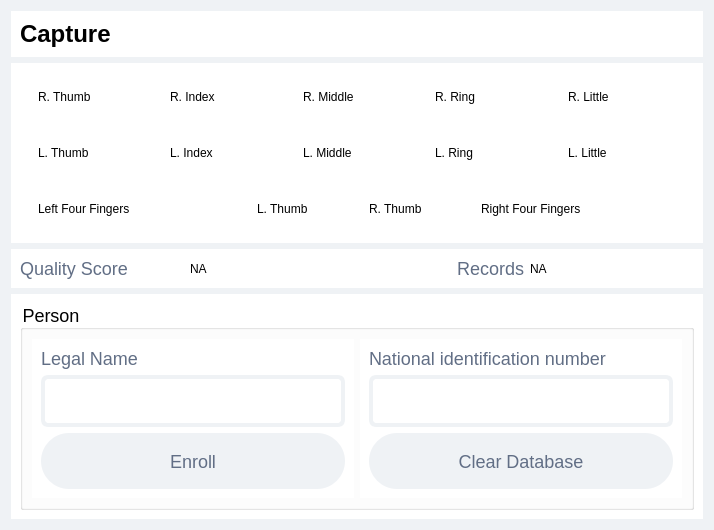
           <widget class="QWidget" name="widget_5" native="true">
            <property name="sizePolicy">
             <sizepolicy hsizetype="Preferred" vsizetype="Preferred">
              <horstretch>2</horstretch>
              <verstretch>0</verstretch>
             </sizepolicy>
            </property>
            <property name="styleSheet">
             <string notr="true">background-color: rgb(239, 242, 245);</string>
            </property>
            <layout class="QVBoxLayout" name="verticalLayout_15">
             <item>
              <widget class="QWidget" name="widget_23" native="true">
               <property name="sizePolicy">
                <sizepolicy hsizetype="Preferred" vsizetype="Fixed">
                 <horstretch>0</horstretch>
                 <verstretch>0</verstretch>
                </sizepolicy>
               </property>
               <property name="styleSheet">
                <string notr="true">background-color: rgb(255, 255, 255);</string>
               </property>
               <layout class="QHBoxLayout" name="horizontalLayout_12">
                <item>
                 <widget class="QLabel" name="label_9">
                  <property name="font">
                   <font>
                    <pointsize>-1</pointsize>
                    <bold>true</bold>
                   </font>
                  </property>
                  <property name="styleSheet">
                   <string notr="true">font-size : 24px;
/* Layout Properties */
top: 155px;
left: 1248px;
width: 92px;
height: 28px;
/* UI Properties */
letter-spacing: var(--unnamed-character-spacing-0);
color: var(--unnamed-color-000000);
text-align: left;
letter-spacing: 0px;
color: #000000;
opacity: 1;</string>
                  </property>
                  <property name="text">
                   <string>Capture</string>
                  </property>
                 </widget>
                </item>
               </layout>
              </widget>
             </item>
             <item>
              <widget class="QWidget" name="widget_24" native="true">
               <property name="styleSheet">
                <string notr="true">background-color: rgb(255, 255, 255);</string>
               </property>
               <layout class="QVBoxLayout" name="verticalLayout_19">
                <item>
                 <widget class="QWidget" name="widget_29" native="true">
                  <layout class="QHBoxLayout" name="horizontalLayout_15">
                   <item>
                    <widget class="QWidget" name="widget_32" native="true">
                     <layout class="QVBoxLayout" name="verticalLayout_29">
                      <item>
                       <widget class="QLabel" name="label_16">
                        <property name="text">
                         <string>R. Thumb</string>
                        </property>
                        <property name="alignment">
                         <set>Qt::AlignBottom|Qt::AlignLeading|Qt::AlignLeft</set>
                        </property>
                       </widget>
                      </item>
                     </layout>
                    </widget>
                   </item>
                   <item>
                    <widget class="QWidget" name="widget_36" native="true">
                     <layout class="QVBoxLayout" name="verticalLayout_30">
                      <item>
                       <widget class="QLabel" name="label_17">
                        <property name="text">
                         <string>R. Index</string>
                        </property>
                        <property name="alignment">
                         <set>Qt::AlignBottom|Qt::AlignLeading|Qt::AlignLeft</set>
                        </property>
                       </widget>
                      </item>
                     </layout>
                    </widget>
                   </item>
                   <item>
                    <widget class="QWidget" name="widget_35" native="true">
                     <layout class="QVBoxLayout" name="verticalLayout_31">
                      <item>
                       <widget class="QLabel" name="label_18">
                        <property name="text">
                         <string>R. Middle</string>
                        </property>
                        <property name="alignment">
                         <set>Qt::AlignBottom|Qt::AlignLeading|Qt::AlignLeft</set>
                        </property>
                       </widget>
                      </item>
                     </layout>
                    </widget>
                   </item>
                   <item>
                    <widget class="QWidget" name="widget_33" native="true">
                     <layout class="QVBoxLayout" name="verticalLayout_32">
                      <item>
                       <widget class="QLabel" name="label_19">
                        <property name="text">
                         <string>R. Ring</string>
                        </property>
                        <property name="alignment">
                         <set>Qt::AlignBottom|Qt::AlignLeading|Qt::AlignLeft</set>
                        </property>
                       </widget>
                      </item>
                     </layout>
                    </widget>
                   </item>
                   <item>
                    <widget class="QWidget" name="widget_34" native="true">
                     <layout class="QVBoxLayout" name="verticalLayout_33">
                      <item>
                       <widget class="QLabel" name="label_20">
                        <property name="text">
                         <string>R. Little</string>
                        </property>
                        <property name="alignment">
                         <set>Qt::AlignBottom|Qt::AlignLeading|Qt::AlignLeft</set>
                        </property>
                       </widget>
                      </item>
                     </layout>
                    </widget>
                   </item>
                  </layout>
                 </widget>
                </item>
                <item>
                 <widget class="QWidget" name="widget_30" native="true">
                  <layout class="QHBoxLayout" name="horizontalLayout_16">
                   <item>
                    <widget class="QWidget" name="widget_41" native="true">
                     <layout class="QVBoxLayout" name="verticalLayout_28">
                      <item>
                       <widget class="QLabel" name="label_21">
                        <property name="text">
                         <string>L. Thumb</string>
                        </property>
                        <property name="alignment">
                         <set>Qt::AlignBottom|Qt::AlignLeading|Qt::AlignLeft</set>
                        </property>
                       </widget>
                      </item>
                     </layout>
                    </widget>
                   </item>
                   <item>
                    <widget class="QWidget" name="widget_40" native="true">
                     <layout class="QVBoxLayout" name="verticalLayout_27">
                      <item>
                       <widget class="QLabel" name="label_22">
                        <property name="text">
                         <string>L. Index</string>
                        </property>
                        <property name="alignment">
                         <set>Qt::AlignBottom|Qt::AlignLeading|Qt::AlignLeft</set>
                        </property>
                       </widget>
                      </item>
                     </layout>
                    </widget>
                   </item>
                   <item>
                    <widget class="QWidget" name="widget_39" native="true">
                     <layout class="QVBoxLayout" name="verticalLayout_26">
                      <item>
                       <widget class="QLabel" name="label_23">
                        <property name="text">
                         <string>L. Middle</string>
                        </property>
                        <property name="alignment">
                         <set>Qt::AlignBottom|Qt::AlignLeading|Qt::AlignLeft</set>
                        </property>
                       </widget>
                      </item>
                     </layout>
                    </widget>
                   </item>
                   <item>
                    <widget class="QWidget" name="widget_37" native="true">
                     <layout class="QVBoxLayout" name="verticalLayout_25">
                      <item>
                       <widget class="QLabel" name="label_24">
                        <property name="text">
                         <string>L. Ring</string>
                        </property>
                        <property name="alignment">
                         <set>Qt::AlignBottom|Qt::AlignLeading|Qt::AlignLeft</set>
                        </property>
                       </widget>
                      </item>
                     </layout>
                    </widget>
                   </item>
                   <item>
                    <widget class="QWidget" name="widget_38" native="true">
                     <layout class="QVBoxLayout" name="verticalLayout_24">
                      <item>
                       <widget class="QLabel" name="label_25">
                        <property name="text">
                         <string>L. Little</string>
                        </property>
                        <property name="alignment">
                         <set>Qt::AlignBottom|Qt::AlignLeading|Qt::AlignLeft</set>
                        </property>
                       </widget>
                      </item>
                     </layout>
                    </widget>
                   </item>
                  </layout>
                 </widget>
                </item>
                <item>
                 <widget class="QWidget" name="widget_31" native="true">
                  <layout class="QHBoxLayout" name="horizontalLayout_17">
                   <item>
                    <widget class="QWidget" name="widget_45" native="true">
                     <property name="sizePolicy">
                      <sizepolicy hsizetype="Preferred" vsizetype="Preferred">
                       <horstretch>2</horstretch>
                       <verstretch>0</verstretch>
                      </sizepolicy>
                     </property>
                     <layout class="QVBoxLayout" name="verticalLayout_23">
                      <item>
                       <widget class="QLabel" name="label_26">
                        <property name="text">
                         <string>Left Four Fingers</string>
                        </property>
                        <property name="alignment">
                         <set>Qt::AlignBottom|Qt::AlignLeading|Qt::AlignLeft</set>
                        </property>
                       </widget>
                      </item>
                     </layout>
                    </widget>
                   </item>
                   <item>
                    <widget class="QWidget" name="widget_44" native="true">
                     <property name="sizePolicy">
                      <sizepolicy hsizetype="Preferred" vsizetype="Preferred">
                       <horstretch>1</horstretch>
                       <verstretch>0</verstretch>
                      </sizepolicy>
                     </property>
                     <layout class="QVBoxLayout" name="verticalLayout_22">
                      <item>
                       <widget class="QLabel" name="label_27">
                        <property name="text">
                         <string>L. Thumb</string>
                        </property>
                        <property name="alignment">
                         <set>Qt::AlignBottom|Qt::AlignLeading|Qt::AlignLeft</set>
                        </property>
                       </widget>
                      </item>
                     </layout>
                    </widget>
                   </item>
                   <item>
                    <widget class="QWidget" name="widget_43" native="true">
                     <property name="sizePolicy">
                      <sizepolicy hsizetype="Preferred" vsizetype="Preferred">
                       <horstretch>1</horstretch>
                       <verstretch>0</verstretch>
                      </sizepolicy>
                     </property>
                     <layout class="QVBoxLayout" name="verticalLayout_21">
                      <item>
                       <widget class="QLabel" name="label_28">
                        <property name="text">
                         <string>R. Thumb</string>
                        </property>
                        <property name="alignment">
                         <set>Qt::AlignBottom|Qt::AlignLeading|Qt::AlignLeft</set>
                        </property>
                       </widget>
                      </item>
                     </layout>
                    </widget>
                   </item>
                   <item>
                    <widget class="QWidget" name="widget_42" native="true">
                     <property name="sizePolicy">
                      <sizepolicy hsizetype="Preferred" vsizetype="Preferred">
                       <horstretch>2</horstretch>
                       <verstretch>0</verstretch>
                      </sizepolicy>
                     </property>
                     <layout class="QVBoxLayout" name="verticalLayout_20">
                      <item>
                       <widget class="QLabel" name="label_29">
                        <property name="text">
                         <string>Right Four Fingers</string>
                        </property>
                        <property name="alignment">
                         <set>Qt::AlignBottom|Qt::AlignLeading|Qt::AlignLeft</set>
                        </property>
                       </widget>
                      </item>
                     </layout>
                    </widget>
                   </item>
                  </layout>
                 </widget>
                </item>
               </layout>
              </widget>
             </item>
             <item>
              <widget class="QWidget" name="widget_25" native="true">
               <property name="sizePolicy">
                <sizepolicy hsizetype="Preferred" vsizetype="Fixed">
                 <horstretch>0</horstretch>
                 <verstretch>0</verstretch>
                </sizepolicy>
               </property>
               <property name="styleSheet">
                <string notr="true">background-color: rgb(255, 255, 255);</string>
               </property>
               <layout class="QHBoxLayout" name="horizontalLayout_13">
                <item>
                 <widget class="QLabel" name="label_10">
                  <property name="styleSheet">
                   <string notr="true">font-size:18px;
/* Layout Properties */
top: 705px;
left: 1248px;
width: 108px;
height: 21px;
/* UI Properties */
font: var(--unnamed-font-style-normal) normal var(--unnamed-font-weight-normal) var(--unnamed-font-size-18)/19.2px var(--unnamed-font-family-helvetica-neue);
letter-spacing: var(--unnamed-character-spacing-0);
color: var(--unnamed-color-616e85);
text-align: left;
font: normal normal normal 18px/19px Helvetica Neue;
letter-spacing: 0px;
color: #616E85;
opacity: 1;</string>
                  </property>
                  <property name="text">
                   <string>Quality Score</string>
                  </property>
                 </widget>
                </item>
                <item>
                 <widget class="QLabel" name="label_12">
                  <property name="text">
                   <string>NA</string>
                  </property>
                 </widget>
                </item>
                <item>
                 <widget class="QLabel" name="label_11">
                  <property name="styleSheet">
                   <string notr="true">font-size:18px;
/* Layout Properties */
top: 705px;
left: 1248px;
width: 108px;
height: 21px;
/* UI Properties */
font: var(--unnamed-font-style-normal) normal var(--unnamed-font-weight-normal) var(--unnamed-font-size-18)/19.2px var(--unnamed-font-family-helvetica-neue);
letter-spacing: var(--unnamed-character-spacing-0);
color: var(--unnamed-color-616e85);
text-align: left;
font: normal normal normal 18px/19px Helvetica Neue;
letter-spacing: 0px;
color: #616E85;
opacity: 1;</string>
                  </property>
                  <property name="text">
                   <string>Records</string>
                  </property>
                  <property name="alignment">
                   <set>Qt::AlignRight|Qt::AlignTrailing|Qt::AlignVCenter</set>
                  </property>
                 </widget>
                </item>
                <item>
                 <widget class="QLabel" name="label_13">
                  <property name="text">
                   <string>NA</string>
                  </property>
                 </widget>
                </item>
               </layout>
              </widget>
             </item>
             <item>
              <widget class="QWidget" name="widget_26" native="true">
               <property name="sizePolicy">
                <sizepolicy hsizetype="Preferred" vsizetype="Fixed">
                 <horstretch>0</horstretch>
                 <verstretch>0</verstretch>
                </sizepolicy>
               </property>
               <property name="styleSheet">
                <string notr="true">background-color: rgb(255, 255, 255);</string>
               </property>
               <layout class="QVBoxLayout" name="verticalLayout_16">
                <item>
                 <widget class="QGroupBox" name="groupBox_5">
                  <property name="styleSheet">
                   <string notr="true">font-size:18px;

/* Layout Properties */
top: 764px;
left: 1248px;
width: 59px;
height: 22px;
/* UI Properties */
letter-spacing: var(--unnamed-character-spacing-0);
color: var(--unnamed-color-000000);
text-align: left;
letter-spacing: 0px;
color: #000000;
opacity: 1;</string>
                  </property>
                  <property name="title">
                   <string>Person</string>
                  </property>
                  <layout class="QHBoxLayout" name="horizontalLayout_14">
                   <item>
                    <widget class="QWidget" name="widget_27" native="true">
                     <layout class="QVBoxLayout" name="verticalLayout_17">
                      <item>
                       <widget class="QLabel" name="label_14">
                        <property name="sizePolicy">
                         <sizepolicy hsizetype="Preferred" vsizetype="Fixed">
                          <horstretch>0</horstretch>
                          <verstretch>0</verstretch>
                         </sizepolicy>
                        </property>
                        <property name="styleSheet">
                         <string notr="true">font-size:18px;
/* Layout Properties */
top: 705px;
left: 1248px;
width: 108px;
height: 21px;
/* UI Properties */
font: var(--unnamed-font-style-normal) normal var(--unnamed-font-weight-normal) var(--unnamed-font-size-18)/19.2px var(--unnamed-font-family-helvetica-neue);
letter-spacing: var(--unnamed-character-spacing-0);
color: var(--unnamed-color-616e85);
text-align: left;
font: normal normal normal 18px/19px Helvetica Neue;
letter-spacing: 0px;
color: #616E85;
opacity: 1;</string>
                        </property>
                        <property name="text">
                         <string>Legal Name</string>
                        </property>
                       </widget>
                      </item>
                      <item>
                       <widget class="QLineEdit" name="lineEdit_2">
                        <property name="styleSheet">
                         <string notr="true">/* Layout Properties */
top: 832px;
left: 1248px;
width: 296px;
height: 44px;
/* UI Properties */
border: 4px solid var(--unnamed-color-eff2f5);
border: 4px solid #EFF2F5;
border-radius: 7px;
opacity: 1;</string>
                        </property>
                       </widget>
                      </item>
                      <item>
                       <widget class="QPushButton" name="pushButton_6">
                        <property name="styleSheet">
                         <string notr="true">font-size: 18px;
/* Layout Properties */
top: 185px;
left: 946px;
width: 94px;
height: 22px;
/* UI Properties */
letter-spacing: var(--unnamed-character-spacing-0);
color: var(--unnamed-color-616e85);
text-align: center;
letter-spacing: 0px;
color: #616E85;
opacity: 1;
/* Layout Properties */
top: 912px;
left: 1248px;
width: 304px;
height: 56px;
/* UI Properties */
background-color: rgb(239, 242, 245);
border-radius: 28px;
opacity: 1;</string>
                        </property>
                        <property name="text">
                         <string>Enroll</string>
                        </property>
                       </widget>
                      </item>
                     </layout>
                    </widget>
                   </item>
                   <item>
                    <widget class="QWidget" name="widget_28" native="true">
                     <layout class="QVBoxLayout" name="verticalLayout_18">
                      <item>
                       <widget class="QLabel" name="label_15">
                        <property name="sizePolicy">
                         <sizepolicy hsizetype="Preferred" vsizetype="Fixed">
                          <horstretch>0</horstretch>
                          <verstretch>0</verstretch>
                         </sizepolicy>
                        </property>
                        <property name="styleSheet">
                         <string notr="true">font-size:18px;
/* Layout Properties */
top: 705px;
left: 1248px;
width: 108px;
height: 21px;
/* UI Properties */
font: var(--unnamed-font-style-normal) normal var(--unnamed-font-weight-normal) var(--unnamed-font-size-18)/19.2px var(--unnamed-font-family-helvetica-neue);
letter-spacing: var(--unnamed-character-spacing-0);
color: var(--unnamed-color-616e85);
text-align: left;
font: normal normal normal 18px/19px Helvetica Neue;
letter-spacing: 0px;
color: #616E85;
opacity: 1;</string>
                        </property>
                        <property name="text">
                         <string>National identification number</string>
                        </property>
                       </widget>
                      </item>
                      <item>
                       <widget class="QLineEdit" name="lineEdit_3">
                        <property name="styleSheet">
                         <string notr="true">/* Layout Properties */
top: 832px;
left: 1248px;
width: 296px;
height: 44px;
/* UI Properties */
border: 4px solid var(--unnamed-color-eff2f5);
border: 4px solid #EFF2F5;
border-radius: 7px;
opacity: 1;</string>
                        </property>
                       </widget>
                      </item>
                      <item>
                       <widget class="QPushButton" name="pushButton_7">
                        <property name="styleSheet">
                         <string notr="true">font-size: 18px;
/* Layout Properties */
top: 185px;
left: 946px;
width: 94px;
height: 22px;
/* UI Properties */
letter-spacing: var(--unnamed-character-spacing-0);
color: var(--unnamed-color-616e85);
text-align: center;
letter-spacing: 0px;
color: #616E85;
opacity: 1;
/* Layout Properties */
top: 912px;
left: 1568px;
width: 304px;
height: 56px;
/* UI Properties */
background-color: rgb(239, 242, 245);
border-radius: 28px;
opacity: 1;</string>
                        </property>
                        <property name="text">
                         <string>Clear Database</string>
                        </property>
                       </widget>
                      </item>
                     </layout>
                    </widget>
                   </item>
                  </layout>
                 </widget>
                </item>
               </layout>
              </widget>
             </item>
            </layout>
           </widget>
